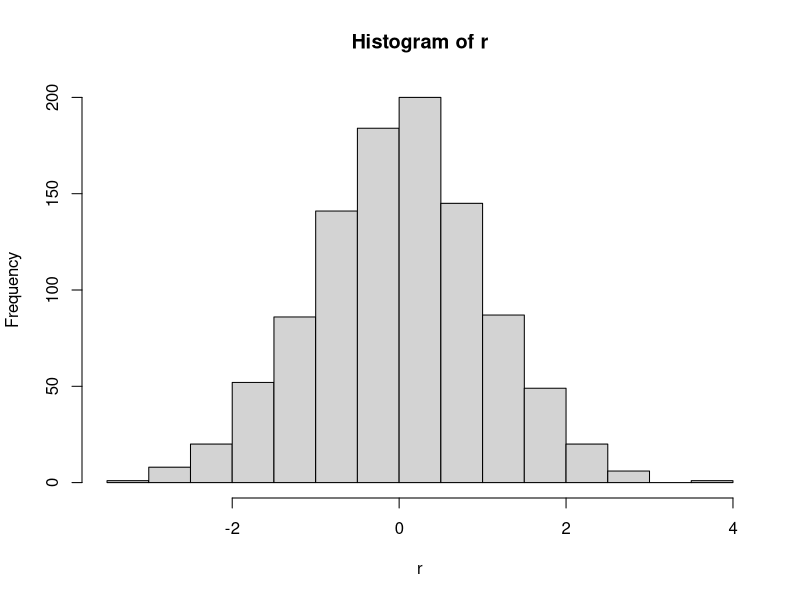

R code for this plot:
# Probability_temp

#import rpy2.rinterface

#%load_ext rpy2.ipython

## Exponential rules

r <- rnorm(1000)
summary(r)

hist(r)
